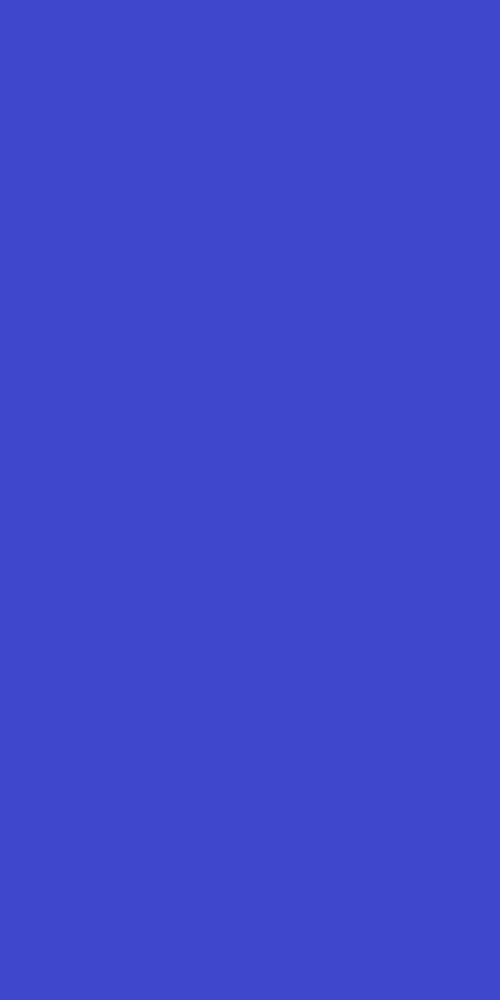
#> input picture canvas.png, 500 x 1000 px
$ python listonimg.py   (older library calls are emulated)
#> lines starting #> are read from the running program, lines starting #| are printed output that depends on the picture
from PIL import Image, ImageDraw, ImageFont

font = ImageFont.truetype("arial.ttf", size=32)

items = ["Line 1", "Line 2", "Line 3", "Line 4", "Line 5"]
canvas = Image.open("canvas.png")
#> canvas is the input picture: PIL image 500x1000 RGB; mean R, G, B 63, 72, 204
draw = ImageDraw.Draw(canvas)
line_spacing = canvas.height // (len(items) + 1)
#> line_spacing = 166

for index, item in enumerate(items):
  line_pos = (index + 1) * line_spacing
  text_width, text_height = draw.textsize(item)
  text_pos = (canvas.width - text_width) // 2
  draw.text((text_pos, line_pos), item, font=font)

canvas.save("result.png")
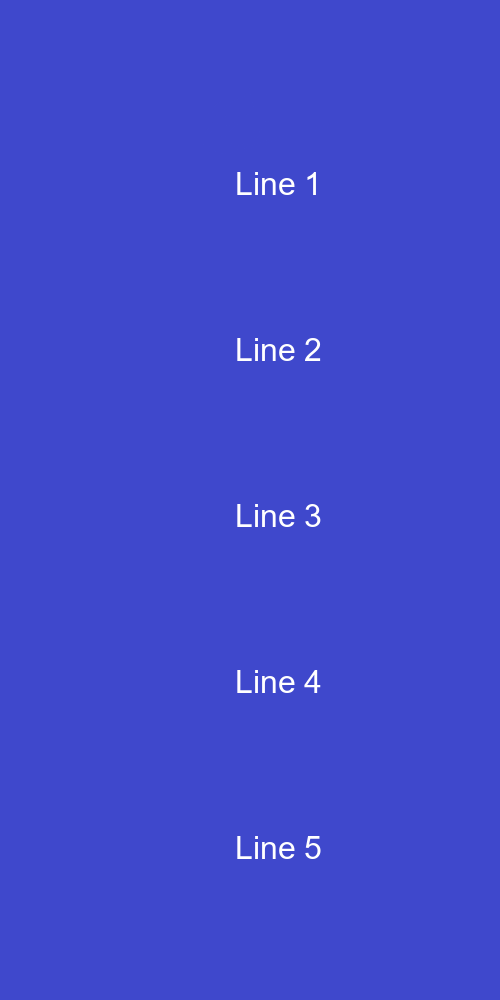
#> saved as result.png: PIL image 500x1000 RGB; mean R, G, B 64, 72.9, 204.3
